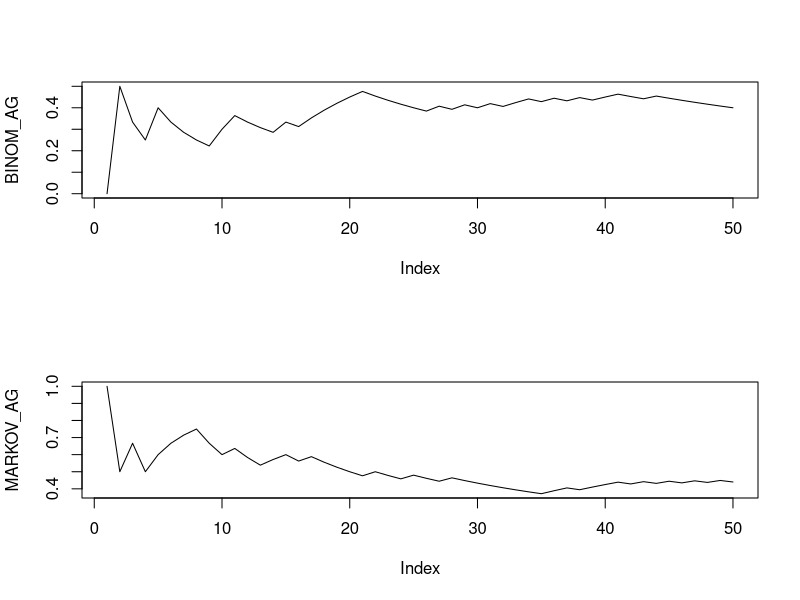

This chart was generated by the following R code: (Note: this script raises an error after producing the figure.)
d <- data.frame()
N <- 50
RANGE <- c(1:N)
BASE_PROB <- 0.5
BINOM = 1
PR = BASE_PROB
BINOM_2 <- 1
for (i in RANGE) {
  
 X <- PR
  
  BINOM[i] <- rbinom(1,1,prob = BASE_PROB)
  PR[i] <- ifelse( (BINOM[i] == 1) , .40,.60)
  BINOM_2[i] <- rbinom(1,1,prob = PR)
  
  BINOM_WRITE <- rbind(BINOM)
  pr <- rbind(PR)
  MARKOV_WRITE <- rbind(BINOM_2)
}
write

par(mfrow=c(2,1))
BINOM_AG <- (cumsum(BINOM_WRITE))/RANGE
plot(BINOM_AG, type = "l")


MARKOV_AG <- (cumsum(MARKOV_WRITE))/RANGE
plot(MARKOV_AG, type = "l")
last(BINOM_AG)
last(MARKOV_AG)